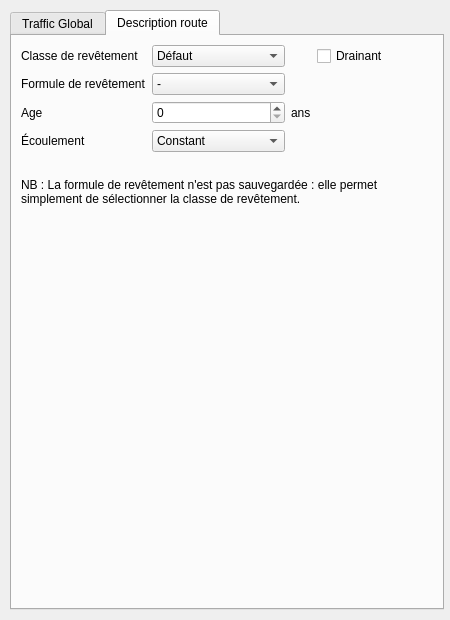
<?xml version="1.0" encoding="UTF-8"?>
<ui version="4.0">
 <class>RouteWidget</class>
 <widget class="QWidget" name="RouteWidget">
  <property name="geometry">
   <rect>
    <x>0</x>
    <y>0</y>
    <width>450</width>
    <height>620</height>
   </rect>
  </property>
  <property name="minimumSize">
   <size>
    <width>450</width>
    <height>620</height>
   </size>
  </property>
  <property name="windowTitle">
   <string>Form</string>
  </property>
  <widget class="QTabWidget" name="tabWidget">
   <property name="geometry">
    <rect>
     <x>10</x>
     <y>10</y>
     <width>434</width>
     <height>600</height>
    </rect>
   </property>
   <property name="sizePolicy">
    <sizepolicy hsizetype="Preferred" vsizetype="Preferred">
     <horstretch>0</horstretch>
     <verstretch>0</verstretch>
    </sizepolicy>
   </property>
   <property name="minimumSize">
    <size>
     <width>400</width>
     <height>600</height>
    </size>
   </property>
   <property name="currentIndex">
    <number>1</number>
   </property>
   <widget class="QWidget" name="page_trafic">
    <attribute name="title">
     <string>Traffic Global</string>
    </attribute>
    <layout class="QVBoxLayout" name="verticalLayout_2">
     <item>
      <widget class="QFrame" name="frame">
       <property name="frameShape">
        <enum>QFrame::StyledPanel</enum>
       </property>
       <property name="frameShadow">
        <enum>QFrame::Raised</enum>
       </property>
       <layout class="QVBoxLayout" name="verticalLayout_3">
        <item>
         <widget class="QGroupBox" name="groupe_mode_calcul">
          <property name="title">
           <string>Détermination des spectres</string>
          </property>
          <layout class="QHBoxLayout" name="horizontalLayout">
           <item>
            <widget class="QRadioButton" name="radio_debits">
             <property name="text">
              <string>Débits horaires</string>
             </property>
             <property name="checked">
              <bool>true</bool>
             </property>
             <attribute name="buttonGroup">
              <string notr="true">groupe_boutons_mode_calcul</string>
             </attribute>
            </widget>
           </item>
           <item>
            <widget class="QRadioButton" name="radio_spectres">
             <property name="text">
              <string>Saisie directe</string>
             </property>
             <attribute name="buttonGroup">
              <string notr="true">groupe_boutons_mode_calcul</string>
             </attribute>
            </widget>
           </item>
           <item>
            <widget class="QRadioButton" name="radio_tmja">
             <property name="text">
              <string>T.M.J.A.</string>
             </property>
             <attribute name="buttonGroup">
              <string notr="true">groupe_boutons_mode_calcul</string>
             </attribute>
            </widget>
           </item>
          </layout>
         </widget>
        </item>
        <item>
         <layout class="QGridLayout" name="gridLayout_4">
          <item row="2" column="2">
           <widget class="QSpinBox" name="periode_debit_vl_soir">
            <property name="maximum">
             <number>10000</number>
            </property>
            <property name="singleStep">
             <number>50</number>
            </property>
           </widget>
          </item>
          <item row="5" column="0">
           <widget class="QLabel" name="label_31">
            <property name="text">
             <string>Vitesse PL</string>
            </property>
           </widget>
          </item>
          <item row="4" column="1">
           <widget class="QSpinBox" name="vitesse_vl_jour">
            <property name="minimum">
             <number>20</number>
            </property>
            <property name="maximum">
             <number>130</number>
            </property>
            <property name="singleStep">
             <number>10</number>
            </property>
           </widget>
          </item>
          <item row="3" column="4">
           <widget class="QLabel" name="label_21">
            <property name="text">
             <string>v/h</string>
            </property>
           </widget>
          </item>
          <item row="4" column="4">
           <widget class="QLabel" name="label_33">
            <property name="text">
             <string>km/h</string>
            </property>
           </widget>
          </item>
          <item row="5" column="1">
           <widget class="QSpinBox" name="vitesse_pl_jour">
            <property name="minimum">
             <number>20</number>
            </property>
            <property name="maximum">
             <number>100</number>
            </property>
            <property name="singleStep">
             <number>10</number>
            </property>
           </widget>
          </item>
          <item row="3" column="3">
           <widget class="QSpinBox" name="periode_debit_pl_nuit">
            <property name="maximum">
             <number>10000</number>
            </property>
            <property name="singleStep">
             <number>50</number>
            </property>
           </widget>
          </item>
          <item row="2" column="3">
           <widget class="QSpinBox" name="periode_debit_vl_nuit">
            <property name="maximum">
             <number>10000</number>
            </property>
            <property name="singleStep">
             <number>50</number>
            </property>
           </widget>
          </item>
          <item row="5" column="3">
           <widget class="QSpinBox" name="vitesse_pl_nuit">
            <property name="minimum">
             <number>20</number>
            </property>
            <property name="maximum">
             <number>100</number>
            </property>
            <property name="singleStep">
             <number>10</number>
            </property>
           </widget>
          </item>
          <item row="0" column="1">
           <widget class="QLabel" name="label_20">
            <property name="text">
             <string>Jour</string>
            </property>
           </widget>
          </item>
          <item row="5" column="2">
           <widget class="QSpinBox" name="vitesse_pl_soir">
            <property name="minimum">
             <number>20</number>
            </property>
            <property name="maximum">
             <number>100</number>
            </property>
            <property name="singleStep">
             <number>10</number>
            </property>
           </widget>
          </item>
          <item row="4" column="3">
           <widget class="QSpinBox" name="vitesse_vl_nuit">
            <property name="minimum">
             <number>20</number>
            </property>
            <property name="maximum">
             <number>130</number>
            </property>
            <property name="singleStep">
             <number>10</number>
            </property>
           </widget>
          </item>
          <item row="2" column="4">
           <widget class="QLabel" name="label_18">
            <property name="text">
             <string>v/h</string>
            </property>
           </widget>
          </item>
          <item row="2" column="5">
           <spacer name="horizontalSpacer_4">
            <property name="orientation">
             <enum>Qt::Horizontal</enum>
            </property>
            <property name="sizeHint" stdset="0">
             <size>
              <width>40</width>
              <height>20</height>
             </size>
            </property>
           </spacer>
          </item>
          <item row="4" column="0">
           <widget class="QLabel" name="label_32">
            <property name="text">
             <string>Vitesse VL</string>
            </property>
           </widget>
          </item>
          <item row="3" column="2">
           <widget class="QSpinBox" name="periode_debit_pl_soir">
            <property name="maximum">
             <number>10000</number>
            </property>
            <property name="singleStep">
             <number>50</number>
            </property>
           </widget>
          </item>
          <item row="2" column="1">
           <widget class="QSpinBox" name="periode_debit_vl_jour">
            <property name="maximum">
             <number>10000</number>
            </property>
            <property name="singleStep">
             <number>50</number>
            </property>
           </widget>
          </item>
          <item row="4" column="2">
           <widget class="QSpinBox" name="vitesse_vl_soir">
            <property name="minimum">
             <number>20</number>
            </property>
            <property name="maximum">
             <number>130</number>
            </property>
            <property name="singleStep">
             <number>10</number>
            </property>
           </widget>
          </item>
          <item row="5" column="4">
           <widget class="QLabel" name="label_30">
            <property name="text">
             <string>km/h</string>
            </property>
           </widget>
          </item>
          <item row="0" column="2">
           <widget class="QLabel" name="label_19">
            <property name="text">
             <string>Soir</string>
            </property>
           </widget>
          </item>
          <item row="3" column="1">
           <widget class="QSpinBox" name="periode_debit_pl_jour">
            <property name="maximum">
             <number>10000</number>
            </property>
            <property name="singleStep">
             <number>50</number>
            </property>
           </widget>
          </item>
          <item row="0" column="3">
           <widget class="QLabel" name="label_16">
            <property name="text">
             <string>Nuit</string>
            </property>
           </widget>
          </item>
          <item row="3" column="0">
           <widget class="QLabel" name="label_17">
            <property name="text">
             <string>Débit PL</string>
            </property>
           </widget>
          </item>
          <item row="2" column="0">
           <widget class="QLabel" name="label_15">
            <property name="text">
             <string>Débit VL</string>
            </property>
           </widget>
          </item>
          <item row="1" column="1">
           <widget class="QPushButton" name="bouton_spectre_jour">
            <property name="text">
             <string>Éditer</string>
            </property>
           </widget>
          </item>
          <item row="1" column="2">
           <widget class="QPushButton" name="bouton_spectre_nuit">
            <property name="text">
             <string>Éditer</string>
            </property>
           </widget>
          </item>
          <item row="1" column="3">
           <widget class="QPushButton" name="bouton_spectre_soir">
            <property name="text">
             <string>Éditer</string>
            </property>
           </widget>
          </item>
          <item row="1" column="0">
           <widget class="QLabel" name="label">
            <property name="text">
             <string>Spectres</string>
            </property>
           </widget>
          </item>
         </layout>
        </item>
        <item>
         <widget class="QPushButton" name="bouton_tmja">
          <property name="text">
           <string>Calcul débits à partir du T.M.J.A.</string>
          </property>
         </widget>
        </item>
        <item>
         <spacer name="verticalSpacer_3">
          <property name="orientation">
           <enum>Qt::Vertical</enum>
          </property>
          <property name="sizeHint" stdset="0">
           <size>
            <width>20</width>
            <height>40</height>
           </size>
          </property>
         </spacer>
        </item>
       </layout>
      </widget>
     </item>
    </layout>
   </widget>
   <widget class="QWidget" name="page_descr">
    <attribute name="title">
     <string>Description route</string>
    </attribute>
    <layout class="QGridLayout" name="gridLayout_2">
     <item row="6" column="0" colspan="5">
      <widget class="QLabel" name="label_2">
       <property name="text">
        <string>NB : La formule de revêtement n'est pas sauvegardée : elle permet simplement de sélectionner la classe de revêtement.</string>
       </property>
       <property name="wordWrap">
        <bool>true</bool>
       </property>
      </widget>
     </item>
     <item row="1" column="0">
      <widget class="QLabel" name="label_8">
       <property name="text">
        <string>Formule de revêtement</string>
       </property>
      </widget>
     </item>
     <item row="0" column="0">
      <widget class="QLabel" name="label_4">
       <property name="text">
        <string>Classe de revêtement</string>
       </property>
      </widget>
     </item>
     <item row="4" column="1">
      <widget class="QComboBox" name="route_ecoulement">
       <item>
        <property name="text">
         <string>Constant</string>
        </property>
       </item>
       <item>
        <property name="text">
         <string>Accélération</string>
        </property>
       </item>
       <item>
        <property name="text">
         <string>Décélération</string>
        </property>
       </item>
       <item>
        <property name="text">
         <string>Démarrage</string>
        </property>
       </item>
       <item>
        <property name="text">
         <string>Arrêt</string>
        </property>
       </item>
      </widget>
     </item>
     <item row="9" column="1">
      <spacer name="verticalSpacer">
       <property name="orientation">
        <enum>Qt::Vertical</enum>
       </property>
       <property name="sizeHint" stdset="0">
        <size>
         <width>20</width>
         <height>40</height>
        </size>
       </property>
      </spacer>
     </item>
     <item row="0" column="1">
      <widget class="QComboBox" name="route_classe_revetement">
       <item>
        <property name="text">
         <string>Défaut</string>
        </property>
       </item>
       <item>
        <property name="text">
         <string>R1</string>
        </property>
       </item>
       <item>
        <property name="text">
         <string>R2</string>
        </property>
       </item>
       <item>
        <property name="text">
         <string>R3</string>
        </property>
       </item>
      </widget>
     </item>
     <item row="3" column="2">
      <widget class="QLabel" name="label_7">
       <property name="text">
        <string>ans</string>
       </property>
      </widget>
     </item>
     <item row="3" column="1">
      <widget class="QSpinBox" name="route_age"/>
     </item>
     <item row="3" column="0">
      <widget class="QLabel" name="label_5">
       <property name="text">
        <string>Age</string>
       </property>
      </widget>
     </item>
     <item row="0" column="3">
      <widget class="QCheckBox" name="route_drainant">
       <property name="text">
        <string>Drainant</string>
       </property>
      </widget>
     </item>
     <item row="4" column="0">
      <widget class="QLabel" name="label_6">
       <property name="text">
        <string>Écoulement</string>
       </property>
      </widget>
     </item>
     <item row="0" column="4">
      <spacer name="horizontalSpacer">
       <property name="orientation">
        <enum>Qt::Horizontal</enum>
       </property>
       <property name="sizeHint" stdset="0">
        <size>
         <width>40</width>
         <height>20</height>
        </size>
       </property>
      </spacer>
     </item>
     <item row="1" column="1">
      <widget class="QComboBox" name="route_formule_revetement">
       <item>
        <property name="text">
         <string>-</string>
        </property>
       </item>
       <item>
        <property name="text">
         <string>BBUM 0/6</string>
        </property>
       </item>
       <item>
        <property name="text">
         <string>BBDr 0/10</string>
        </property>
       </item>
       <item>
        <property name="text">
         <string>BBTM 0/6 - type 2</string>
        </property>
       </item>
       <item>
        <property name="text">
         <string>BBTM 0/6 - type 1</string>
        </property>
       </item>
       <item>
        <property name="text">
         <string>BBTM 0/10 - type 2</string>
        </property>
       </item>
       <item>
        <property name="text">
         <string>BBSG 0/10</string>
        </property>
       </item>
       <item>
        <property name="text">
         <string>BBTM 0/10 - type 1</string>
        </property>
       </item>
       <item>
        <property name="text">
         <string>BBUM 0/10</string>
        </property>
       </item>
       <item>
        <property name="text">
         <string>ECF</string>
        </property>
       </item>
       <item>
        <property name="text">
         <string>BBSG 0/14</string>
        </property>
       </item>
       <item>
        <property name="text">
         <string>BBTM 0/14</string>
        </property>
       </item>
       <item>
        <property name="text">
         <string>ES 6/10</string>
        </property>
       </item>
       <item>
        <property name="text">
         <string>BC</string>
        </property>
       </item>
       <item>
        <property name="text">
         <string>ES 10/14</string>
        </property>
       </item>
      </widget>
     </item>
     <item row="5" column="0" colspan="5">
      <spacer name="horizontalSpacer_2">
       <property name="orientation">
        <enum>Qt::Horizontal</enum>
       </property>
       <property name="sizeHint" stdset="0">
        <size>
         <width>40</width>
         <height>20</height>
        </size>
       </property>
      </spacer>
     </item>
    </layout>
   </widget>
  </widget>
 </widget>
 <tabstops>
  <tabstop>radio_debits</tabstop>
  <tabstop>radio_spectres</tabstop>
  <tabstop>radio_tmja</tabstop>
  <tabstop>periode_debit_vl_jour</tabstop>
  <tabstop>periode_debit_vl_soir</tabstop>
  <tabstop>periode_debit_vl_nuit</tabstop>
  <tabstop>periode_debit_pl_jour</tabstop>
  <tabstop>periode_debit_pl_soir</tabstop>
  <tabstop>periode_debit_pl_nuit</tabstop>
  <tabstop>vitesse_vl_jour</tabstop>
  <tabstop>vitesse_vl_soir</tabstop>
  <tabstop>vitesse_vl_nuit</tabstop>
  <tabstop>vitesse_pl_jour</tabstop>
  <tabstop>vitesse_pl_soir</tabstop>
  <tabstop>vitesse_pl_nuit</tabstop>
  <tabstop>bouton_tmja</tabstop>
  <tabstop>tabWidget</tabstop>
  <tabstop>route_classe_revetement</tabstop>
  <tabstop>route_drainant</tabstop>
  <tabstop>route_age</tabstop>
  <tabstop>route_ecoulement</tabstop>
 </tabstops>
 <resources/>
 <connections/>
 <buttongroups>
  <buttongroup name="groupe_boutons_mode_calcul"/>
 </buttongroups>
</ui>
